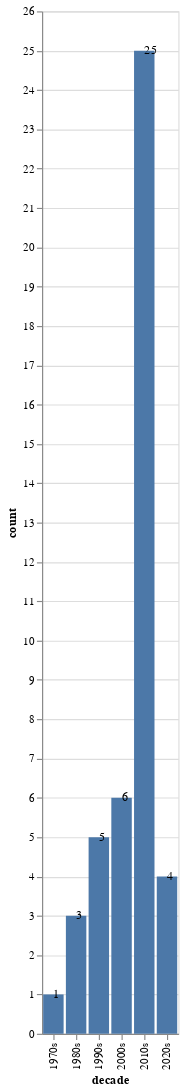

The cell this chart's notebook holds for it:
### Code cell
# Bar Chart of Definitive SNL Films (that aren't directly associated with SNL) by Decade
films_by_decade = definitive_snl.copy()
films_by_decade['medium'] = films_by_decade['medium'].apply(eval)
for idx, row in films_by_decade.iterrows():
    films_by_decade.at[idx, 'medium'] = "|".join(map(str,row.medium))
    
films_by_decade = films_by_decade[films_by_decade['medium']=='Film']
films_by_decade['year_start'] = films_by_decade['year_start'].astype('string')
for idx, row in films_by_decade.iterrows():
    films_by_decade.at[idx, 'decade'] = row.year_start[:3] + '0s'
films_by_decade.head()

films_by_decade_unique = films_by_decade.groupby(['decade']).size().reset_index(name="count")

bars = alt.Chart(films_by_decade_unique).mark_bar().encode(x='decade',y='count')
text = bars.mark_text(
    align='left',
    baseline='middle',
    dx=0  # Nudges text to right so it doesn't appear on top of the bar - need to fix for this one. also tooltip?
).encode(
    text='count:Q'
)

(bars + text).properties(height=900)

### Figure 1 — Vega-Lite specification as saved in the notebook (floating-point values rounded to 4 significant figures)
{"config": {"view": {"continuousWidth": 400, "continuousHeight": 300}}, "layer": [{"mark": "bar", "encoding": {"x": {"field": "decade", "type": "nominal"}, "y": {"field": "count", "type": "quantitative"}}}, {"mark": {"type": "text", "align": "left", "baseline": "middle", "dx": 0}, "encoding": {"text": {"field": "count", "type": "quantitative"}, "x": {"field": "decade", "type": "nominal"}, "y": {"field": "count", "type": "quantitative"}}}], "data": {"name": "data-53b08063cc1c2a0168595624e1c9ec0c"}, "height": 900, "$schema": "https://vega.github.io/schema/vega-lite/v4.17.0.json", "datasets": {"data-53b08063cc1c2a0168595624e1c9ec0c": [{"decade": "1970s", "count": 1}, {"decade": "1980s", "count": 3}, {"decade": "1990s", "count": 5}, {"decade": "2000s", "count": 6}, {"decade": "2010s", "count": 25}, {"decade": "2020s", "count": 4}]}}
